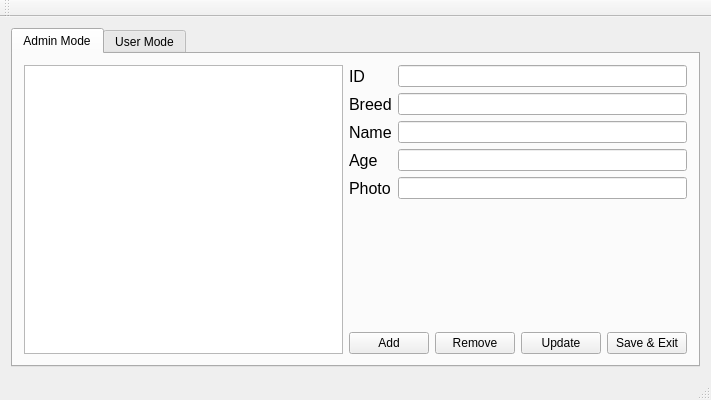
<?xml version="1.0" encoding="UTF-8"?>
<ui version="4.0">
 <class>a89MitreaBogdanClass</class>
 <widget class="QMainWindow" name="a89MitreaBogdanClass">
  <property name="geometry">
   <rect>
    <x>0</x>
    <y>0</y>
    <width>711</width>
    <height>400</height>
   </rect>
  </property>
  <property name="windowTitle">
   <string>a89MitreaBogdan</string>
  </property>
  <widget class="QWidget" name="centralWidget">
   <layout class="QHBoxLayout" name="horizontalLayout_2">
    <item>
     <widget class="QTabWidget" name="tabWidget">
      <property name="autoFillBackground">
       <bool>false</bool>
      </property>
      <property name="currentIndex">
       <number>0</number>
      </property>
      <widget class="QWidget" name="tab">
       <attribute name="title">
        <string>Admin Mode</string>
       </attribute>
       <layout class="QHBoxLayout" name="horizontalLayout_3">
        <item>
         <widget class="QListWidget" name="doglistadmin"/>
        </item>
        <item>
         <layout class="QVBoxLayout" name="verticalLayout_2">
          <item>
           <layout class="QFormLayout" name="formLayout">
            <item row="0" column="0">
             <widget class="QLabel" name="label">
              <property name="font">
               <font>
                <pointsize>12</pointsize>
               </font>
              </property>
              <property name="text">
               <string>ID</string>
              </property>
             </widget>
            </item>
            <item row="0" column="1">
             <widget class="QLineEdit" name="idEdit"/>
            </item>
            <item row="1" column="0">
             <widget class="QLabel" name="label_2">
              <property name="font">
               <font>
                <pointsize>12</pointsize>
               </font>
              </property>
              <property name="text">
               <string>Breed</string>
              </property>
             </widget>
            </item>
            <item row="1" column="1">
             <widget class="QLineEdit" name="breedEdit"/>
            </item>
            <item row="2" column="0">
             <widget class="QLabel" name="label_3">
              <property name="font">
               <font>
                <pointsize>12</pointsize>
               </font>
              </property>
              <property name="text">
               <string>Name</string>
              </property>
             </widget>
            </item>
            <item row="2" column="1">
             <widget class="QLineEdit" name="nameEdit"/>
            </item>
            <item row="3" column="0">
             <widget class="QLabel" name="label_4">
              <property name="font">
               <font>
                <pointsize>12</pointsize>
               </font>
              </property>
              <property name="text">
               <string>Age</string>
              </property>
             </widget>
            </item>
            <item row="3" column="1">
             <widget class="QLineEdit" name="ageEdit"/>
            </item>
            <item row="4" column="1">
             <widget class="QLineEdit" name="photographEdit"/>
            </item>
            <item row="4" column="0">
             <widget class="QLabel" name="label_5">
              <property name="font">
               <font>
                <pointsize>12</pointsize>
               </font>
              </property>
              <property name="text">
               <string>Photo</string>
              </property>
             </widget>
            </item>
           </layout>
          </item>
          <item>
           <layout class="QHBoxLayout" name="horizontalLayout">
            <item>
             <widget class="QPushButton" name="addButton">
              <property name="text">
               <string>Add</string>
              </property>
             </widget>
            </item>
            <item>
             <widget class="QPushButton" name="removeButton">
              <property name="text">
               <string>Remove</string>
              </property>
             </widget>
            </item>
            <item>
             <widget class="QPushButton" name="updateButton">
              <property name="text">
               <string>Update</string>
              </property>
             </widget>
            </item>
            <item>
             <widget class="QPushButton" name="exitButton">
              <property name="text">
               <string>Save &amp;&amp; Exit</string>
              </property>
             </widget>
            </item>
           </layout>
          </item>
         </layout>
        </item>
       </layout>
      </widget>
      <widget class="QWidget" name="tab_2">
       <attribute name="title">
        <string>User Mode</string>
       </attribute>
       <widget class="QWidget" name="layoutWidget">
        <property name="geometry">
         <rect>
          <x>0</x>
          <y>10</y>
          <width>581</width>
          <height>281</height>
         </rect>
        </property>
        <layout class="QHBoxLayout" name="horizontalLayout_6" stretch="2,0">
         <item>
          <layout class="QVBoxLayout" name="verticalLayout_3" stretch="0,5,0">
           <item>
            <layout class="QHBoxLayout" name="horizontalLayout_5">
             <item>
              <widget class="QLabel" name="userLabel1">
               <property name="text">
                <string>Breed: </string>
               </property>
              </widget>
             </item>
             <item>
              <widget class="QLabel" name="breedLabel">
               <property name="text">
                <string/>
               </property>
              </widget>
             </item>
             <item>
              <widget class="QLabel" name="userLabel2">
               <property name="text">
                <string>Name: </string>
               </property>
              </widget>
             </item>
             <item>
              <widget class="QLabel" name="nameLabel">
               <property name="text">
                <string/>
               </property>
              </widget>
             </item>
             <item>
              <widget class="QLabel" name="userLabel3">
               <property name="text">
                <string>Age: </string>
               </property>
              </widget>
             </item>
             <item>
              <widget class="QLabel" name="ageLabel">
               <property name="text">
                <string/>
               </property>
              </widget>
             </item>
            </layout>
           </item>
           <item>
            <widget class="QLabel" name="photoLabel">
             <property name="text">
              <string>PHOTO</string>
             </property>
            </widget>
           </item>
           <item>
            <layout class="QHBoxLayout" name="horizontalLayout_4">
             <item>
              <widget class="QPushButton" name="adoptButton">
               <property name="text">
                <string>Adopt</string>
               </property>
              </widget>
             </item>
             <item>
              <widget class="QPushButton" name="previousButton">
               <property name="text">
                <string>Previous</string>
               </property>
              </widget>
             </item>
             <item>
              <widget class="QPushButton" name="nextButton">
               <property name="text">
                <string>Next</string>
               </property>
              </widget>
             </item>
            </layout>
           </item>
          </layout>
         </item>
         <item>
          <widget class="QListWidget" name="adoption_list"/>
         </item>
        </layout>
       </widget>
       <widget class="QPushButton" name="filterButton">
        <property name="geometry">
         <rect>
          <x>590</x>
          <y>110</y>
          <width>81</width>
          <height>24</height>
         </rect>
        </property>
        <property name="text">
         <string>Filter</string>
        </property>
       </widget>
       <widget class="QLineEdit" name="filter_breedEdit">
        <property name="geometry">
         <rect>
          <x>590</x>
          <y>160</y>
          <width>81</width>
          <height>22</height>
         </rect>
        </property>
       </widget>
       <widget class="QLineEdit" name="filter_ageEdit">
        <property name="geometry">
         <rect>
          <x>590</x>
          <y>220</y>
          <width>81</width>
          <height>22</height>
         </rect>
        </property>
       </widget>
       <widget class="QLabel" name="age_filterLabel">
        <property name="geometry">
         <rect>
          <x>590</x>
          <y>200</y>
          <width>71</width>
          <height>16</height>
         </rect>
        </property>
        <property name="text">
         <string>Choose age:</string>
        </property>
       </widget>
       <widget class="QLabel" name="breed_filterLabel">
        <property name="geometry">
         <rect>
          <x>590</x>
          <y>140</y>
          <width>81</width>
          <height>16</height>
         </rect>
        </property>
        <property name="text">
         <string>Choose Breed:</string>
        </property>
       </widget>
       <widget class="QPushButton" name="goFilterButton">
        <property name="geometry">
         <rect>
          <x>610</x>
          <y>250</y>
          <width>41</width>
          <height>24</height>
         </rect>
        </property>
        <property name="text">
         <string>-----&gt;</string>
        </property>
       </widget>
       <widget class="QPushButton" name="Show_CSV_button">
        <property name="geometry">
         <rect>
          <x>590</x>
          <y>60</y>
          <width>81</width>
          <height>24</height>
         </rect>
        </property>
        <property name="text">
         <string>Show_CSV</string>
        </property>
       </widget>
      </widget>
     </widget>
    </item>
    <item>
     <layout class="QVBoxLayout" name="verticalLayout"/>
    </item>
   </layout>
  </widget>
  <widget class="QMenuBar" name="menuBar">
   <property name="geometry">
    <rect>
     <x>0</x>
     <y>0</y>
     <width>711</width>
     <height>22</height>
    </rect>
   </property>
  </widget>
  <widget class="QToolBar" name="mainToolBar">
   <attribute name="toolBarArea">
    <enum>TopToolBarArea</enum>
   </attribute>
   <attribute name="toolBarBreak">
    <bool>false</bool>
   </attribute>
  </widget>
  <widget class="QStatusBar" name="statusBar"/>
 </widget>
 <layoutdefault spacing="6" margin="11"/>
 <resources>
  <include location="a89MitreaBogdan.qrc"/>
 </resources>
 <connections>
  <connection>
   <sender>addButton</sender>
   <signal>clicked()</signal>
   <receiver>a89MitreaBogdanClass</receiver>
   <slot>addDog()</slot>
   <hints>
    <hint type="sourcelabel">
     <x>431</x>
     <y>299</y>
    </hint>
    <hint type="destinationlabel">
     <x>609</x>
     <y>274</y>
    </hint>
   </hints>
  </connection>
  <connection>
   <sender>removeButton</sender>
   <signal>clicked()</signal>
   <receiver>a89MitreaBogdanClass</receiver>
   <slot>removeDog()</slot>
   <hints>
    <hint type="sourcelabel">
     <x>514</x>
     <y>299</y>
    </hint>
    <hint type="destinationlabel">
     <x>605</x>
     <y>312</y>
    </hint>
   </hints>
  </connection>
  <connection>
   <sender>updateButton</sender>
   <signal>clicked()</signal>
   <receiver>a89MitreaBogdanClass</receiver>
   <slot>updateDog()</slot>
   <hints>
    <hint type="sourcelabel">
     <x>596</x>
     <y>299</y>
    </hint>
    <hint type="destinationlabel">
     <x>608</x>
     <y>362</y>
    </hint>
   </hints>
  </connection>
  <connection>
   <sender>exitButton</sender>
   <signal>clicked()</signal>
   <receiver>a89MitreaBogdanClass</receiver>
   <slot>SaveAndExit()</slot>
   <hints>
    <hint type="sourcelabel">
     <x>678</x>
     <y>299</y>
    </hint>
    <hint type="destinationlabel">
     <x>604</x>
     <y>250</y>
    </hint>
   </hints>
  </connection>
  <connection>
   <sender>tabWidget</sender>
   <signal>currentChanged(int)</signal>
   <receiver>a89MitreaBogdanClass</receiver>
   <slot>displayCurrentDog()</slot>
   <hints>
    <hint type="sourcelabel">
     <x>156</x>
     <y>52</y>
    </hint>
    <hint type="destinationlabel">
     <x>209</x>
     <y>38</y>
    </hint>
   </hints>
  </connection>
  <connection>
   <sender>nextButton</sender>
   <signal>clicked()</signal>
   <receiver>a89MitreaBogdanClass</receiver>
   <slot>nextDog()</slot>
   <hints>
    <hint type="sourcelabel">
     <x>272</x>
     <y>347</y>
    </hint>
    <hint type="destinationlabel">
     <x>332</x>
     <y>376</y>
    </hint>
   </hints>
  </connection>
  <connection>
   <sender>previousButton</sender>
   <signal>clicked()</signal>
   <receiver>a89MitreaBogdanClass</receiver>
   <slot>previousDog()</slot>
   <hints>
    <hint type="sourcelabel">
     <x>177</x>
     <y>345</y>
    </hint>
    <hint type="destinationlabel">
     <x>251</x>
     <y>376</y>
    </hint>
   </hints>
  </connection>
  <connection>
   <sender>adoptButton</sender>
   <signal>clicked()</signal>
   <receiver>a89MitreaBogdanClass</receiver>
   <slot>adoptDog()</slot>
   <hints>
    <hint type="sourcelabel">
     <x>68</x>
     <y>346</y>
    </hint>
    <hint type="destinationlabel">
     <x>107</x>
     <y>375</y>
    </hint>
   </hints>
  </connection>
  <connection>
   <sender>filterButton</sender>
   <signal>clicked()</signal>
   <receiver>a89MitreaBogdanClass</receiver>
   <slot>filterDogs()</slot>
   <hints>
    <hint type="sourcelabel">
     <x>628</x>
     <y>183</y>
    </hint>
    <hint type="destinationlabel">
     <x>699</x>
     <y>195</y>
    </hint>
   </hints>
  </connection>
  <connection>
   <sender>goFilterButton</sender>
   <signal>clicked()</signal>
   <receiver>a89MitreaBogdanClass</receiver>
   <slot>goFilterDogs()</slot>
   <hints>
    <hint type="sourcelabel">
     <x>645</x>
     <y>327</y>
    </hint>
    <hint type="destinationlabel">
     <x>702</x>
     <y>330</y>
    </hint>
   </hints>
  </connection>
  <connection>
   <sender>Show_CSV_button</sender>
   <signal>clicked()</signal>
   <receiver>a89MitreaBogdanClass</receiver>
   <slot>showCSV()</slot>
   <hints>
    <hint type="sourcelabel">
     <x>653</x>
     <y>142</y>
    </hint>
    <hint type="destinationlabel">
     <x>702</x>
     <y>123</y>
    </hint>
   </hints>
  </connection>
 </connections>
 <slots>
  <slot>addDog()</slot>
  <slot>removeDog()</slot>
  <slot>updateDog()</slot>
  <slot>SaveAndExit()</slot>
  <slot>displayCurrentDog()</slot>
  <slot>nextDog()</slot>
  <slot>previousDog()</slot>
  <slot>adoptDog()</slot>
  <slot>filterDogs()</slot>
  <slot>goFilterDogs()</slot>
  <slot>showCSV()</slot>
 </slots>
</ui>
